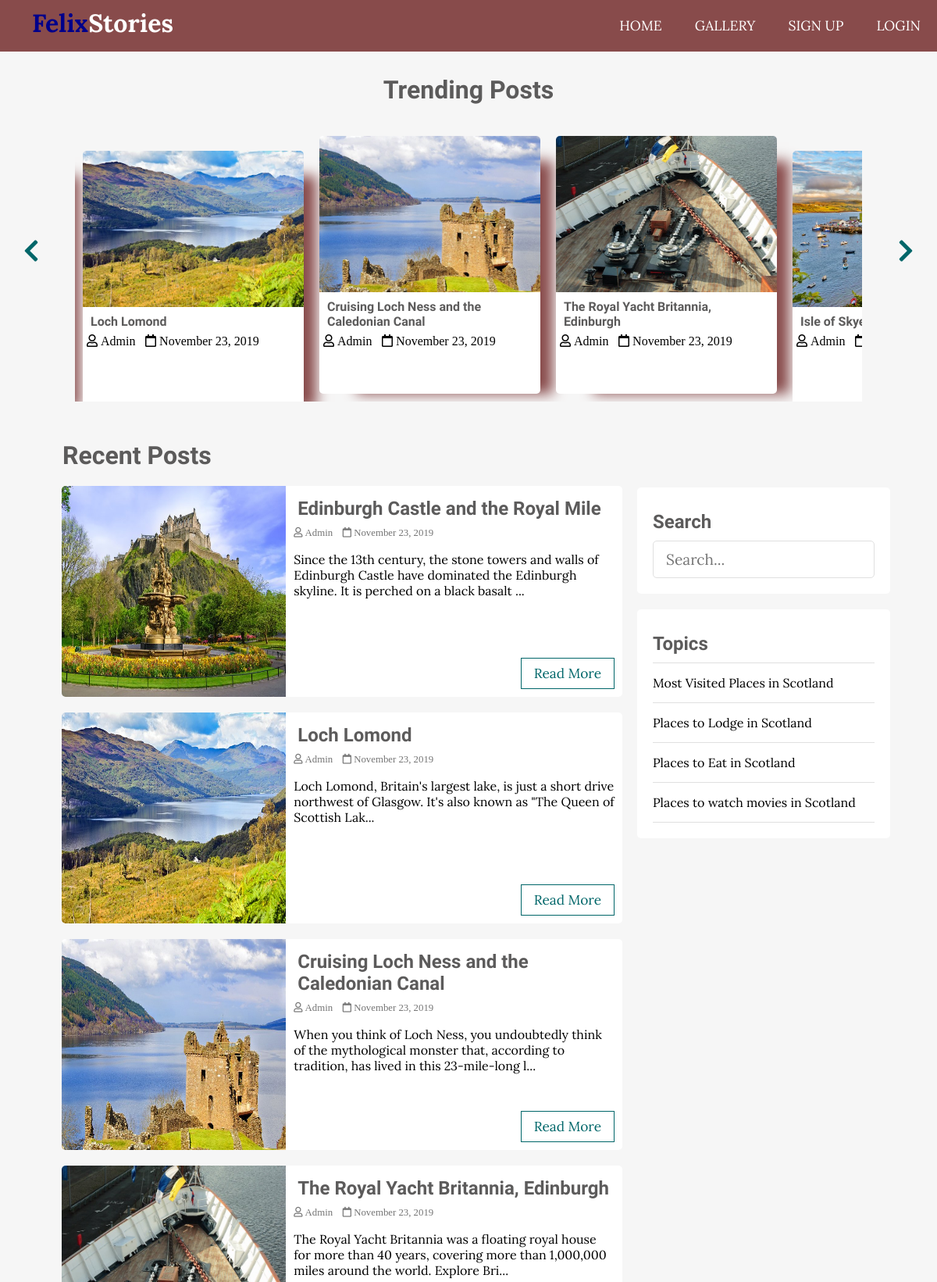
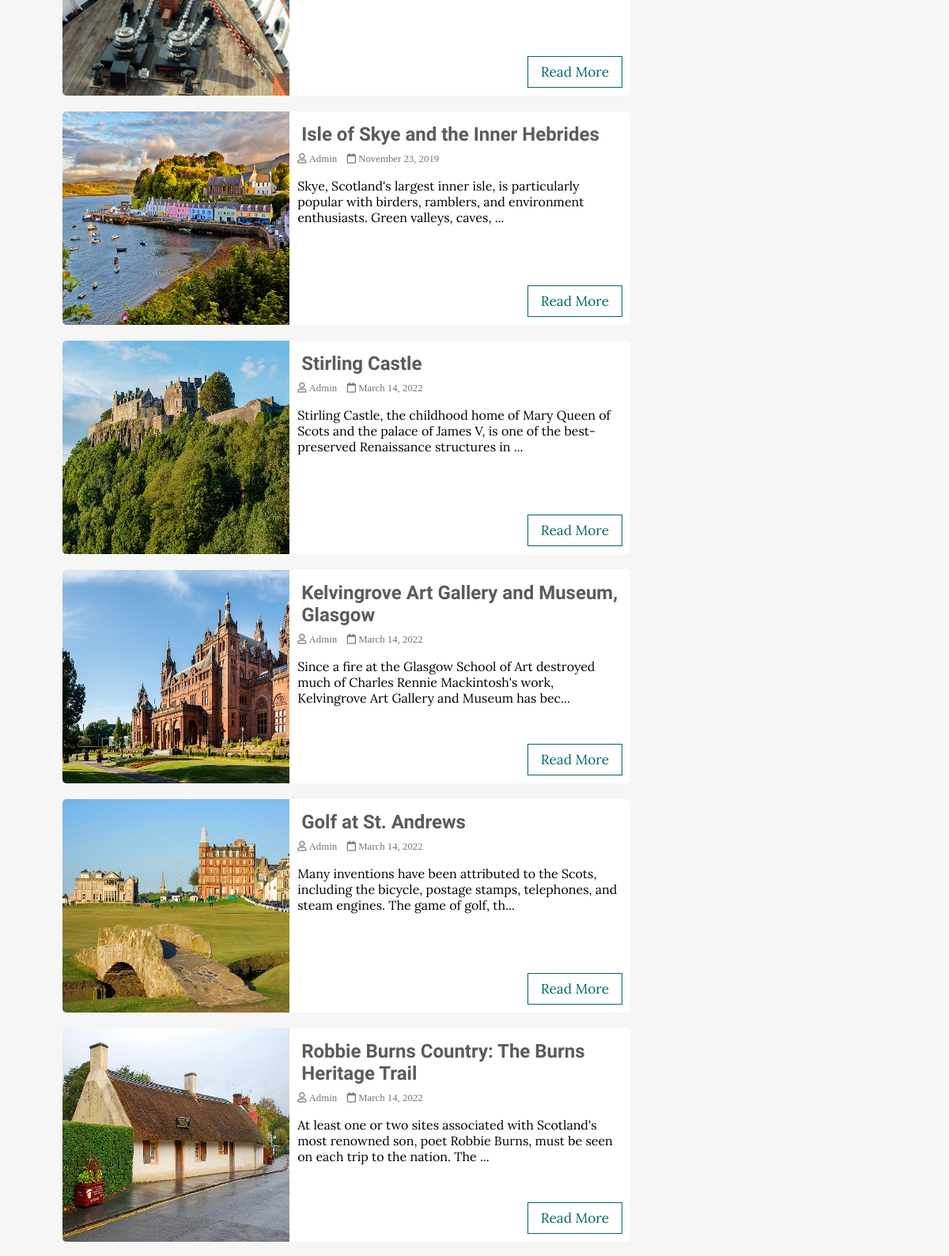
The page / (upper part) on the database its author committed (2 pictures, top to bottom).
### tables this page shows
CREATE TABLE `posts` (
  `id` int(11) NOT NULL,
  `user_id` int(11) NOT NULL,
  `topic_id` int(11) DEFAULT NULL,
  `title` varchar(255) NOT NULL,
  `image` varchar(255) NOT NULL,
  `body` text NOT NULL,
  `published` tinyint(4) NOT NULL,
  `created_at` datetime NOT NULL DEFAULT current_timestamp()
);

CREATE TABLE `users` (
  `id` int(11) NOT NULL,
  `admin` tinyint(4) NOT NULL,
  `user` tinyint(4) NOT NULL,
  `username` varchar(255) NOT NULL,
  `email` varchar(255) NOT NULL,
  `password` varchar(255) NOT NULL,
  `created_at` timestamp NOT NULL DEFAULT current_timestamp()
);

CREATE TABLE `topics` (
  `id` int(11) NOT NULL,
  `name` varchar(100) NOT NULL,
  `description` text NOT NULL
);

### app/database/db.php (called while the page is built, shortened)
<?php
require('connect.php');
function executeQuery($sql, $data)
{
    global $conn;
    $stmt = $conn->prepare($sql);
    $values = array_values($data);
    $types = str_repeat('s', count($values));
    $stmt->bind_param($types, ...$values);
    $stmt->execute();
    return $stmt;
}
function selectAll($table, $conditions = [])
{
    global $conn;
    $sql = "SELECT * FROM $table";
    if (empty($conditions)) {
        $stmt = $conn->prepare($sql);
        $stmt->execute();
        $records = $stmt->get_result()->fetch_all(MYSQLI_ASSOC);
        return $records;
    }
}
function getPublishedPosts()
{
    $sql = "SELECT p.*, u.username FROM posts AS p JOIN users AS u ON p.user_id=u.id WHERE p.published=?";
    $stmt = executeQuery($sql, ['published' => 1]);
    $records = $stmt->get_result()->fetch_all(MYSQLI_ASSOC);
    return $records;
}

### app/controllers/topics.php (called while the page is built, shortened)
<?php
include(ROOT_PATH . "/app/database/db.php");
$table = 'topics';
$topics = selectAll($table);

### index.php (the view, shortened to what this page needs)
<?php
include(ROOT_PATH . "/app/controllers/topics.php");
$posts = array();
$postsTitle = 'Recent Posts';
if (isset($_GET['t_id'])) {
  $posts = getPostsByTopicId($_GET['t_id']);
  $postsTitle = "You searched for posts under '" . $_GET['name'] . "'";
} else if (isset($_POST['search-term'])) {
  $postsTitle = "You searched for '" . $_POST['search-term'] . "'";
  $posts = searchPosts($_POST['search-term']);
} else {
  $posts = getPublishedPosts();
}
?>
<!DOCTYPE html>
<html lang="en">
<head>
  <link rel="stylesheet" href="https://use.fontawesome.com/releases/v5.7.2/css/all.css"
>
  <link rel="stylesheet" href="assets/css/style.css">
</head>
<body>
  <?php include(ROOT_PATH . "/app/includes/header.php"); ?>
  <div class="page-wrapper">
    <div class="post-slider">
      <h1 class="slider-title">Trending Posts</h1>
      <i class="fas fa-chevron-left prev"></i>
      <i class="fas fa-chevron-right next"></i>
      <div class="post-wrapper">
        <?php foreach ($posts as $post): ?>
          <div class="post">
            <img src="<?php echo BASE_URL . '/assets/images/' . $post['image']; ?>" alt="" class="slider-image">
            <div class="post-info">
              <h4><a href="single.php?id=<?php echo $post['id']; ?>"><?php echo $post['title']; ?></a></h4>
              <i class="far fa-user"> <?php echo $post['username']; ?></i>
              <i class="far fa-calendar"> <?php echo date('F j, Y', strtotime($post['created_at'])); ?></i>
            </div>
          </div>
        <?php endforeach; ?>
      </div>
    </div>
    <div class="content clearfix">
      <div class="main-content">
        <h1 class="recent-post-title"><?php echo $postsTitle ?></h1>
        <?php foreach ($posts as $post): ?>
          <div class="post clearfix">
            <img src="<?php echo BASE_URL . '/assets/images/' . $post['image']; ?>" alt="" class="post-image">
            <div class="post-preview">
              <h2><a href="single.php?id=<?php echo $post['id']; ?>"><?php echo $post['title']; ?></a></h2>
              <i class="far fa-user"> <?php echo $post['username']; ?></i>
              <i class="far fa-calendar"> <?php echo date('F j, Y', strtotime($post['created_at'])); ?></i>
              <p class="preview-text">
                <?php echo html_entity_decode(substr($post['body'], 0, 150) . '...'); ?>
              </p>
              <a href="single.php?id=<?php echo $post['id']; ?>" class="btn read-more">Read More</a>
            </div>
          </div>
        <?php endforeach; ?>
      </div>
      <div class="sidebar">
        <div class="section search">
          <h2 class="section-title">Search</h2>
          <form action="index.php" method="post">
            <input type="text" name="search-term" class="text-input" placeholder="Search...">
          </form>
        </div>
        <div class="section topics">
          <h2 class="section-title">Topics</h2>
          <ul>
            <?php foreach ($topics as $key => $topic): ?>
              <li><a href="<?php echo BASE_URL . '/index.php?t_id=' . $topic['id'] . '&name=' . $topic['name'] ?>"><?php echo $topic['name']; ?></a></li>
            <?php endforeach; ?>
          </ul>
        </div>
      </div>
    </div>
  </div>
</body>
</html>

### assets/css/style.css (style rules this page uses)
* { box-sizing: border-box; }
html, body { height: 100%; padding: 0px; margin: 0px; background: #f6f6f6; font-family: "Lora", serif; }
h1, h2, h3, h4, h5, h6 { font-family: "Candal", serif; color: #5c5b5b; margin: 5px; }
a { text-decoration: none; color: inherit; }
.clearfix::after { content: ""; display: block; clear: both; }
.btn { padding: 0.5rem 1rem; background: #006669; color: white; border: 1px solid transparent; border-radius: 0.25rem; font-size: 1.08em; font-family: "Lora", serif; }
.text-input { padding: 0.7rem 1rem; display: block; width: 100%; border-radius: 5px; border: 1px solid #e0e0e0; outline: none; color: #444; line-height: 1.5rem; font-size: 1.2em; font-family: "Lora", serif; }
.page-wrapper { min-height: 100%; }
.post-slider { position: relative; }
.post-slider .slider-title { text-align: center; margin: 30px auto; }
.post-slider .next { position: absolute; top: 50%; right: 30px; font-size: 2em; color: #006669; cursor: pointer; }
.post-slider .prev { position: absolute; top: 50%; left: 30px; font-size: 2em; color: #006669; cursor: pointer; }
.post-slider .post-wrapper { width: 84%; height: 350px; margin: 0px auto; justify-self: center; overflow: hidden; padding-right: 100px; }
.post-slider .post-wrapper .post { width: 300px; height: 330px; margin: 10px 10px; display: inline-block; background: white; border-radius: 5px; box-shadow: 2rem 1rem 1rem -1rem #884b4b; }
.post-slider .post-wrapper .post .post-info { height: 130px; padding: 0px 5px; }
.post-slider .post-wrapper .post .slider-image { width: 100%; height: 200px; border-top-left-radius: 5px; border-top-right-radius: 5px; }
.content { width: 90%; margin: 30px auto 30px; }
.content .main-content { width: 70%; float: left; }
.content .main-content .post { width: 95%; height: 270px; margin: 20px auto; border-radius: 5px; background: white; position: relative; }
.content .main-content .post .post-preview i { color: #757575; font-size: 0.8em; }
.content .main-content .post .preview-text { line-height: 1.5em; font-size: 1.03em; color: #444; }
.content .main-content .post .read-more { position: absolute; bottom: 10px; right: 10px; border: 1px solid #006669; background: transparent; border-radius: 0px; color: #006669 !important; }
.content .main-content .post .post-image { width: 40%; height: 100%; float: left; border-top-left-radius: 5px; border-bottom-left-radius: 5px; }
.content .main-content .post .post-preview { width: 60%; padding: 10px; float: right; }
.content .main-content .recent-post-title { margin: 20px; }
.content .sidebar { width: 30%; float: left; }
.content .sidebar .section { background: white; padding: 20px; border-radius: 5px; margin-bottom: 20px; }
.content .sidebar .section .section-title { margin: 10px 0px 10px 0px; }
.content .sidebar .section.search { margin-top: 80px; }
.content .sidebar .section.topics ul { margin: 0px; padding: 0px; list-style: none; border-top: 1px solid #e0e0e0; }
.content .sidebar .section.topics ul li a { display: block; padding: 15px 0px 15px 0px; border-bottom: 1px solid #e0e0e0; transition: all 0.3s; }

### rows shown on the page
posts: image (picture), title "Loch Lomond", user.username "Admin", created_at "November 23, 2019", body "Loch Lomond, Britain's largest lake, is just a short drive northwest of Glasgow. It's also known as \"The Queen of Scottish Lak..."
posts: image (picture), title "Cruising Loch Ness and the Caledonian Canal", user.username "Admin", created_at "November 23, 2019", body "When you think of Loch Ness, you undoubtedly think of the mythological monster that, according to tradition, has lived in this 23-mile-long l..."
posts: image (picture), title "The Royal Yacht Britannia, Edinburgh", user.username "Admin", created_at "November 23, 2019", body "The Royal Yacht Britannia was a floating royal house for more than 40 years, covering more than 1,000,000 miles around the world. Explore Bri..."
posts: image (picture), title "Isle of…", user.username "Admin", title "Isle of Skye and the Inner Hebrides", created_at "November 23, 2019", body "Skye, Scotland's largest inner isle, is particularly popular with birders, ramblers, and environment enthusiasts. Green valleys, caves, ..."
posts: image (picture), title "Edinburgh Castle and the Royal Mile", user.username "Admin", created_at "November 23, 2019", body "Since the 13th century, the stone towers and walls of Edinburgh Castle have dominated the Edinburgh skyline. It is perched on a black basalt ..."
posts: image (picture), title "Stirling Castle", user.username "Admin", created_at "March 14, 2022", body "Stirling Castle, the childhood home of Mary Queen of Scots and the palace of James V, is one of the best-preserved Renaissance structures in ..."
posts: image (picture), title "Kelvingrove Art Gallery and Museum, Glasgow", user.username "Admin", created_at "March 14, 2022", body "Since a fire at the Glasgow School of Art destroyed much of Charles Rennie Mackintosh's work, Kelvingrove Art Gallery and Museum has bec..."
posts: image (picture), title "Golf at St. Andrews", user.username "Admin", created_at "March 14, 2022", body "Many inventions have been attributed to the Scots, including the bicycle, postage stamps, telephones, and steam engines. The game of golf, th..."
posts: image (picture), title "Robbie Burns Country: The Burns Heritage Trail", user.username "Admin", created_at "March 14, 2022", body "At least one or two sites associated with Scotland's most renowned son, poet Robbie Burns, must be seen on each trip to the nation. The ..."
topics: name "Most Visited Places in Scotland"
topics: name "Places to Lodge in Scotland"
topics: name "Places to Eat in Scotland"
topics: name "Places to watch movies in Scotland"

### other values the page prints
$postsTitle "Recent Posts"
